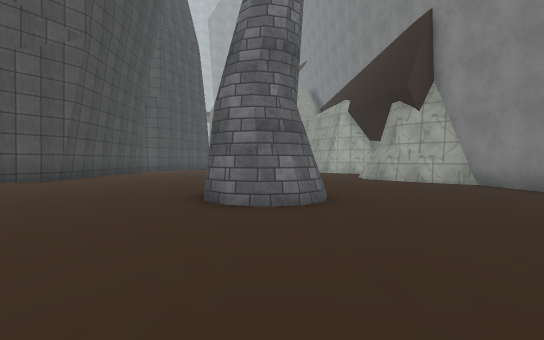
[1] (above)

17 first-person views from a walk through a scene from a Unity 3-D project. The camera is 1.2 m above the floor, tilts 2° down and sees 90° across. The floor is counted in squares, 1.8 m on a side. Each view is taken from the middle of a square. On the plan, view 1 faces up. The plan holds only what a view shows up to about 9 squares ahead; the rest is blank. The place goes on beyond the plan. The player character is not drawn. Some surface patterns are stand-ins.

[2]
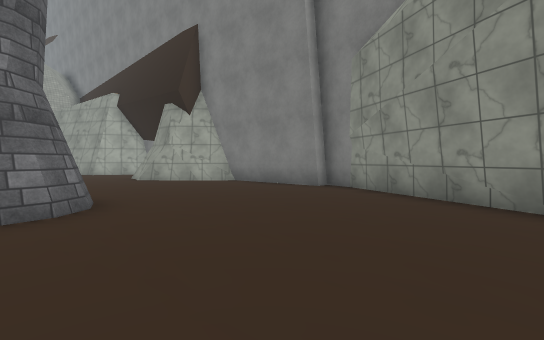

[3]
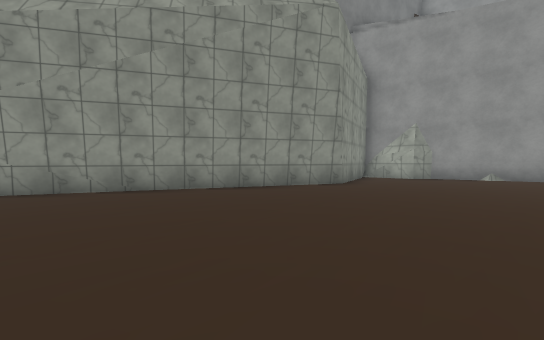

[4]
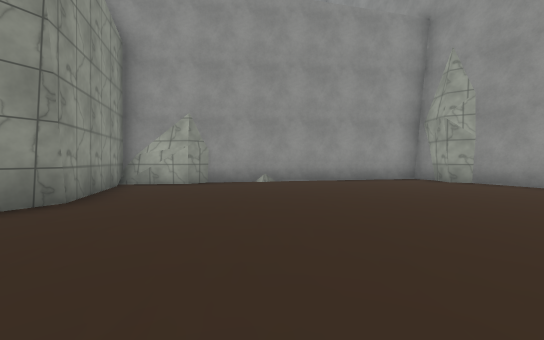

[5]
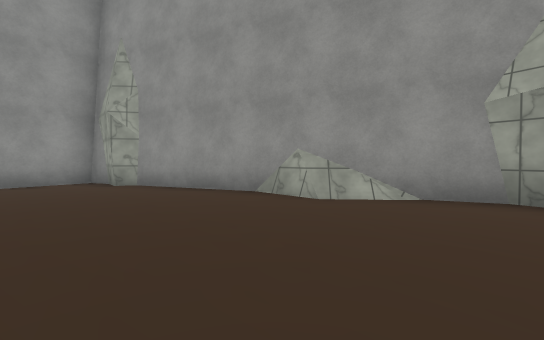

[6]
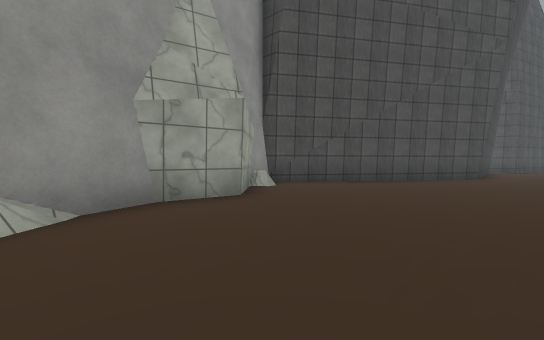

[7]
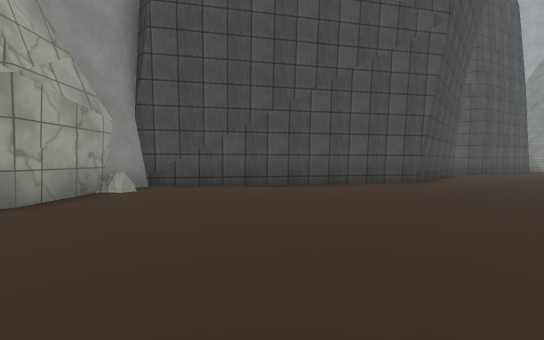

[8]
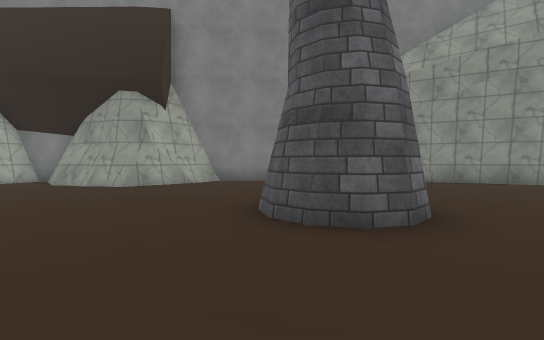

[9]
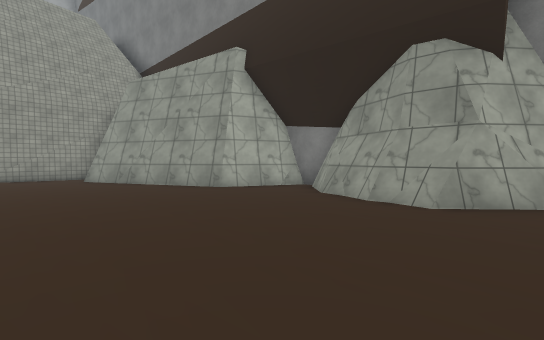

[10]
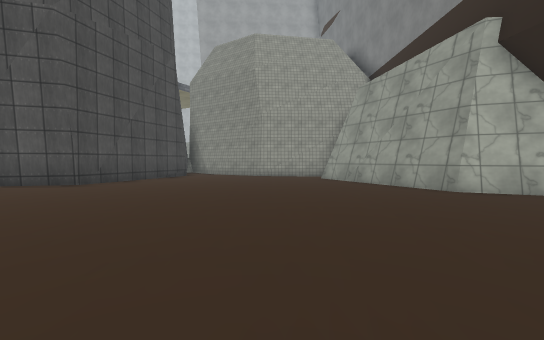

[11]
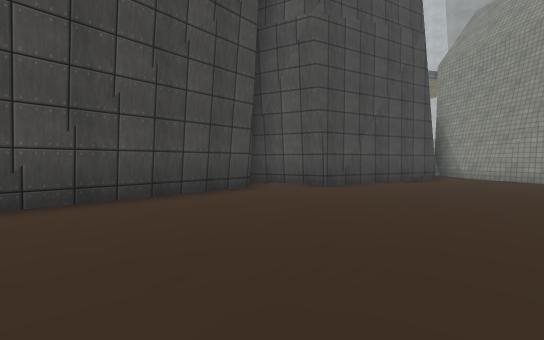

[12]
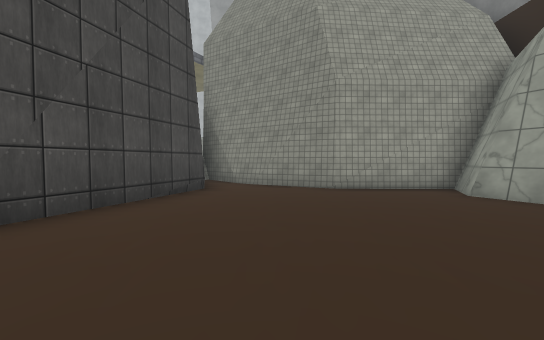

[13]
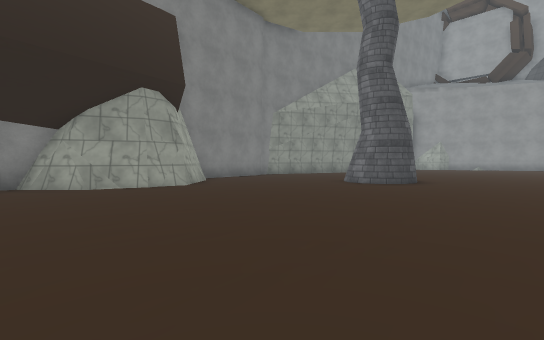

[14]
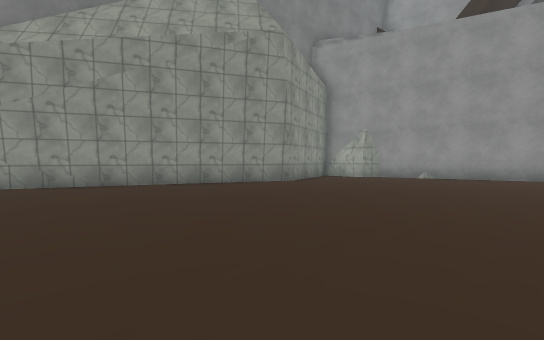

[15]
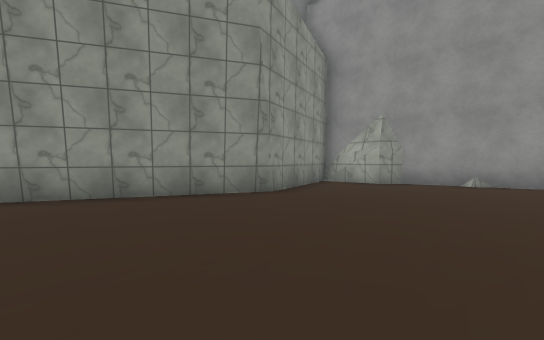

[16]
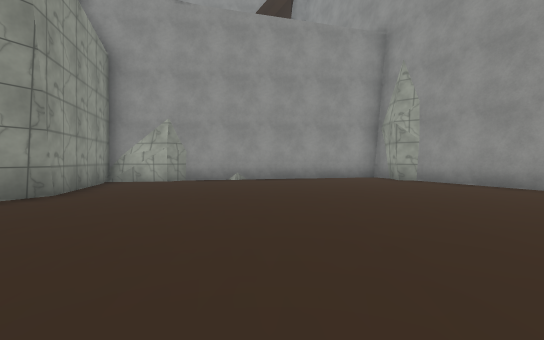

[17]
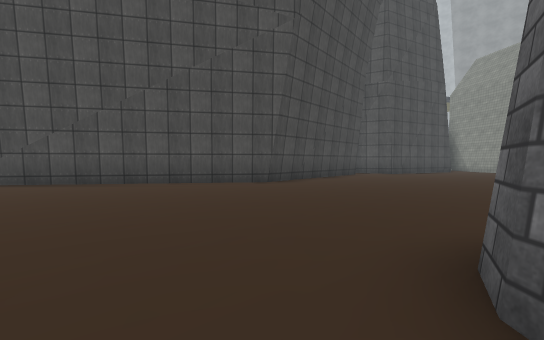

### Floor plan
Points are (right, up) in squares from view 1. A wall is a line through its corners. A room is listed if a view was taken in it or the views show most of it. See-through windows are left out.
Room 1 (views 1, 2, 3, 4, 5, 6, 7, 8, 9, 10, 11, 12, 13, 14, 15, 16, 17)
walls: (-1, 5.6) (-0.7, 5.9) (-0.1, 6.1) (0.5, 5.9); (0.9, 5.1) (0.8, 4.6) (0.3, 4.1) (-0.1, 4) (-0.6, 4.1) (-1.1, 4.6) (-1.2, 5) (-1, 5.8); (-6.4, 8.6) (-10.6, 2.4) (-10.3, 1.5); (3.7, 9.9) (3.8, 10.4); (3.9, 9.9) (4, 10.4); (4.9, 8.7) (3.5, 10.2); (4.1, 10) (4, 11.1) (4.8, 12.8) (5.5, 13.3) (5.4, 14.3) (3.2, 15.1) (1, 19.5); (5.5, 8.7) (4.5, 9.4); (5.9, 8.3) (4.9, 9.1); (6.6, 3.6) (6.8, 4.5) (6.3, 4.5) (6, 8); (6.2, 8.1) (4.7, 9.1); (-10.2, 1.5) (-8.9, 0.2) (-9.1, -1.5) (-6.5, -8.5) (-6, -8.8) (-6.1, -9.6) (-5.9, -10.2) (0.9, -9.4) (1.6, -8.8) (3.4, -9.1) (2.3, -5.3) (6.7, 3.7); (4.4, 12.2) (4.6, 12.8); (4.4, 12.6) (5.4, 13.5); (-6.9, 14.2) (-6.6, 8.4); (-7.8, -3.7) (-7.8, -5.2); (-8.3, -3.7) (-7.9, -4.2); (1.4, -8.9) (3.4, -9); (1.4, 19.9) (1.8, 20.7) (-1.4, 20.6) (-3.5, 21.5); (-4.5, 20.3) (-6, 15.9) (-8.2, 15.2); (-2.7, 21.2) (-4.5, 22.5)
low walls: (3.5, 10.2) (4.1, 12.6); (3.8, 10.4) (3.8, 11) (4.4, 12.3); (3.6, 11.1) (4, 11.9); (-9.7, 1.7) (-10.2, 1.5); (6, 8) (4.8, 8.7); (4.2, 12) (4.4, 12.6); (-8.6, -2.7) (-7.8, -3.7); (-8.6, -3.1) (-7.8, -4.1)

Positions as (right, up) in squares from view 1, and headings:
1: (0, 0), facing up
2: (0, 0), facing up-right
3: (-2, 2), facing down-right
4: (-1, -1), facing down
5: (-4, -1), facing down-left
6: (-5, -3), facing up-left
7: (-4, 0), facing up-left
8: (-4, 6), facing right
9: (-1, 9), facing up-right
10: (-1, 9), facing up
11: (-2, 10), facing up-left
12: (-3, 14), facing up
13: (-4, 14), facing down-right
14: (-4, 2), facing down-right
15: (-2, -1), facing down-right
16: (-2, 0), facing down
17: (-1, 3), facing up-left
